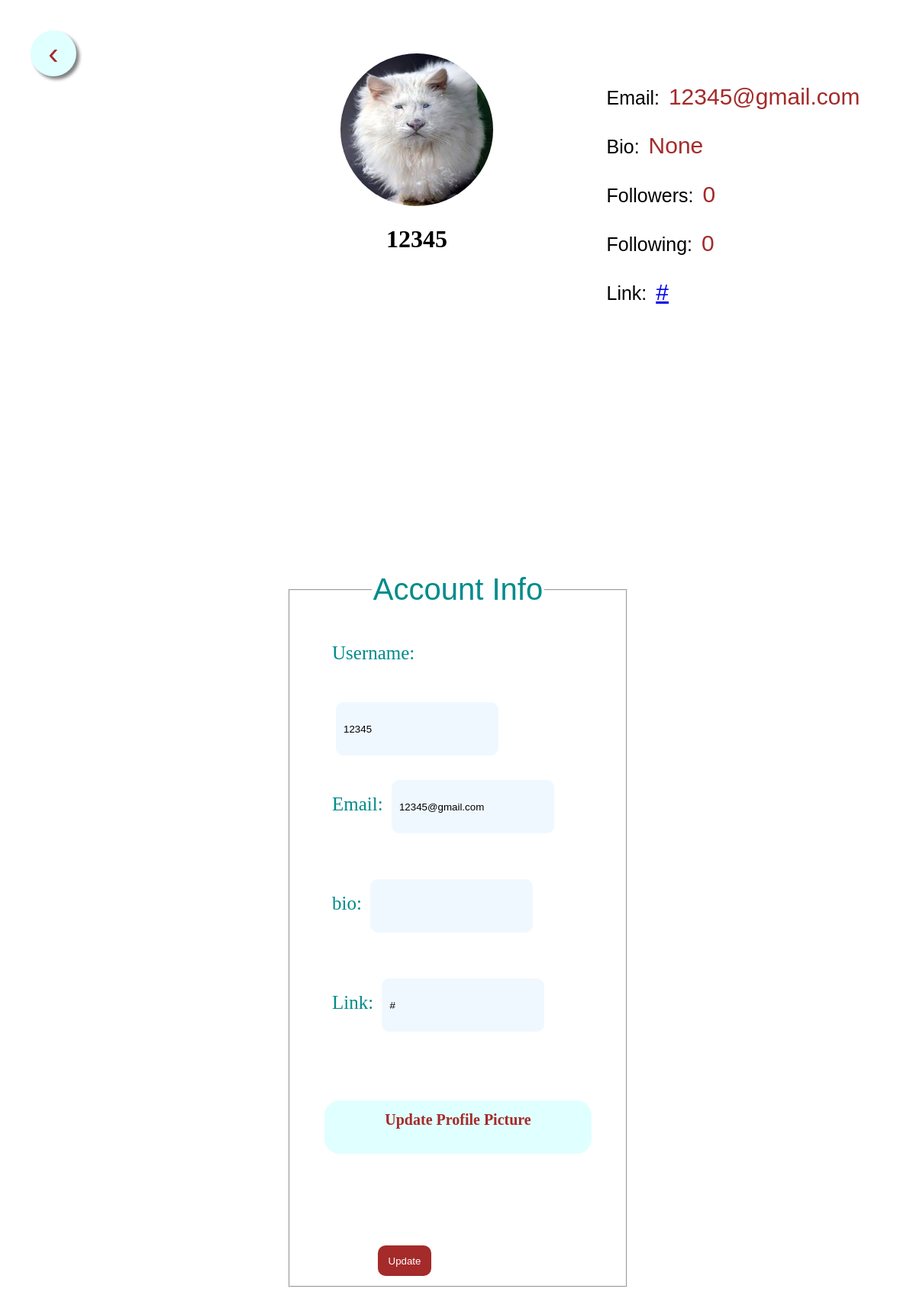
Page /account (signed in) on the committed database.
### Snap/models.py (models this page shows, shortened)
class User(db.Model,UserMixin):
    __tablename__= 'user'
    __searchable__= ['username']
    id = db.Column(db.Integer,primary_key=True)
    username = db.Column(db.String(20),unique=True, nullable=False)
    email = db.Column(db.String(120), unique=True, nullable=False)
    password = db.Column(db.String(40), nullable=False)
    image_file = db.Column(db.String(20),  nullable=False, default='default.jpg')
    image_url = db.Column(db.String(500))
    bio= db.Column(db.String(200))
    following_to = db.relationship('Following_to',backref='to_author', lazy='dynamic')
    following_by = db.relationship('Following_by',backref='by_author', lazy='dynamic')
    Link_facebook = db.Column(db.String(120),default='#')
    Link_twitter = db.Column(db.String(120),default='#')
    Link_other = db.Column(db.String(120),default='#')
    post = db.relationship('Post', backref='author', lazy=True)

### Snap/routes.py (the view)
@app.route("/account", methods=['GET','POST'])
@login_required
def account():
    form = UpdateAccountForm()
    if form.validate_on_submit():
        if form.picture.data:
            picture_file = save_picture_profile(form.picture.data)
            current_user.image_file = picture_file
        current_user.username = form.username.data
        current_user.email = form.email .data
        current_user.bio = form.bio .data
        current_user.Link_facebook = form.link.data
        db.session.commit()
        return redirect(url_for('account'))
    elif request.method == 'GET':
        form.username.data = current_user.username
        form.email.data = current_user.email
        form.bio .data= current_user.bio
        form.link.data=current_user.Link_facebook
    image_file = url_for('static', filename='profile_pics/' + current_user.image_file)
    return render_template("account.html", title="Account",form=form ,image_file = image_file)

### Snap/forms.py (shortened to what this page needs)
class UpdateAccountForm(FlaskForm):
    username = StringField('Username', validators=[
                           DataRequired(), Length(min=4, max=20)])
    email = StringField('Email', validators=[DataRequired(), Email()])
    picture = FileField('Update Profile Picture', validators=[
                        FileAllowed(['jpg', 'png', 'jpeg'])])
    submit = SubmitField('Update')
    bio = StringField('bio', validators=[
                        Length(min=0, max=200)])
    link = StringField('Link', validators=[
                    Length(min=0, max=200)])

### Snap/models.py (called while the page is built)
@login_manager.user_loader
def load_user(user_id):
    return User.query.get(int(user_id))

### Snap/templates/account.html (shortened to what this page needs)
<!DOCTYPE html>
<html lang="en">
<head>
    <link href="./../static/css/layout.css" rel="stylesheet">
</head>
<body>
    <a style="border:none" href="{{ url_for('home')}}"><button class="back-button" >&#8249;</button></a>
    <div class="profile-container">
        <div class="profile-details-block">
            <div class="profile-image-container">
                {% if current_user.image_url %}
                <img src="{{current_user.image_url}}">
                {% else %}
                <img src=" static/profile_pics/{{ current_user.image_file }} ">
                {% endif %}
                <h1>{{ current_user.username }}</h1>
            </div>
        </div>
        <div class="profile-content-block">
            <ul>
                <li>
                    <p>
                        <span>Email: </span>{{current_user.email}}
                    </p>
                </li>
                <li>
                    <p>
                        <span>Bio: </span>{{current_user.bio}}
                    </p>
                </li>
                <li>
                    <p>
                        <span>Followers: </span>{{current_user.following_by.count()}}
                    </p>
                </li>
                <li>
                    <p>
                        <span>Following: </span>{{current_user.following_to.count()}}
                    </p>
                </li>
                <li>
                    <p>
                        <span>Link: </span><a href="{{current_user.Link_facebook}}">{{current_user.Link_facebook}}</a>
                    </p>
                </li>
            </ul>
        </div>
    </div>
    <div class="space-block"></div>
    <div class="update-profile-block">
        <form method="POST" id="form" enctype="multipart/form-data">
            <fieldset>
                <legend>Account Info</legend>
                <div class="content-section">
                    <div class="update-form-group">
                        {{ form.username.label(class="update-form-label") }}:
                        {% if form.username.errors %}
                        {{ form.username(class="update-form-input")}}:
                        <div>
                            {% for error in form.username.errors %}
                            <span>{{ error }}</span>
                            {% endfor %}
                        </div>
                        {% else %}
                        {{ form.username(class="update-form-input")}}
                        {% endif %}
                    </div>
                    <div class="update-form-group">
                        {{ form.email.label(class="update-form-label") }}:
                        {% if form.email.errors %}
                        {{ form.email(class="update-form-input") }}
                        <div>
                            {% for error in form.email.errors %}
                            <span>{{ error }}</span>
                            {% endfor %}
                        </div>
                        {% else %}
                        {{ form.email(class="update-form-input") }}
                        {% endif %}
                    </div>
                    <div class="update-form-group">
                        {{ form.bio.label(class="update-form-label") }}:
                        {% if form.bio.errors %}
                        {{ form.bio(class="update-form-input") }}
                        <div>
                            {% for error in form.bio.errors %}
                            <span>{{ error }}</span>
                            {% endfor %}
                        </div>
                        {% else %}
                        {{ form.bio(class="update-form-input") }}
                        {% endif %}
                    </div>
                    <div class="update-form-group">
                        {{ form.link.label(class="update-form-label") }}:
                        {% if form.link.errors %}
                        {{ form.link(class="update-form-input") }}
                        <div>
                            {% for error in form.link.errors %}
                            <span>{{ error }}</span>
                            {% endfor %}
                        </div>
                        {% else %}
                        {{ form.link(class="update-form-input") }}
                        {% endif %}
                    </div>
                    <div class="update-form-group-picture">
                        {{ form.picture.label(class="update-form-picture") }}
                    </div>
                    <div class="update-form-group">
                        {{ form.submit(class = "form-submit-button") }}
                    </div>
                </div>
            </fieldset>
        </form>
    </div>
</body>
</html>

### Snap/static/css/layout.css (style rules this page uses)
body { background-color: white; text-align: center; margin: 20px 20px; padding: 20px 20px; }
.form-submit-button { background-color: brown; height: 40px; width: 70px; border: none; color: white; border-radius: 10px; padding: 5px 5px; margin: auto 60px; margin-top: 100px; margin-bottom: 80px; outline: none !important; transform: scale(1.0); transition-duration: 0.5s; }
.profile-container { display: block; width: 100%; margin: 10px 10px; padding: 10px 10px; background-color: white; }
.profile-details-block { display: block; max-width: 40%; margin: auto auto; padding: 10px 10px; border-radius: 20px; }
.profile-image-container { float: left; text-align: center; border-radius: 20px; width: 300px; height: 300px; }
.profile-image-container img { border-radius: 50%; width: 200px; height: 200px; margin: auto auto; }
.profile-content-block { display: inline-block; background-color: white; padding: 10ps 10px; }
.profile-content-block ul { list-style: none; margin: 5px 5px; text-align: left; }
.profile-content-block ul li { margin: 5px 5px; font-size: 30px; color: brown; font-family: 'Gill Sans', 'Gill Sans MT', Calibri, 'Trebuchet MS', sans-serif; }
.profile-content-block ul li p span { margin: 5px 5px; font-size: 25px; color: black; font-family: 'Gill Sans', 'Gill Sans MT', Calibri, 'Trebuchet MS', sans-serif; }
.space-block { width: 100%; height: 300px; background-color: white; }
.update-profile-block { display: block; width: 40%; margin: auto auto; }
.update-profile-block fieldset { font-size: 20px; color: darkcyan; }
.update-profile-block fieldset legend { font-size: 40px; color: darkcyan; font-family: 'Gill Sans', 'Gill Sans MT', Calibri, 'Trebuchet MS', sans-serif; }
.update-form-group { padding: 10px 10px; margin: 10px 10px; text-align: center; height: 100px; font-size: 25px; text-align: left; }
.content-section { margin: 10px 10px; padding: 10px 10px; }
.update-form-input { background-color: aliceblue; height: 60px; width: 60%; border: none; border-radius: 10px; padding: 5px 5px; padding-left: 10px; margin: 50px 5px; align-self: center; }
.update-form-group-picture { padding: 10px 10px; margin: 10px 10px; margin-top: 100px; text-align: center; height: 50px; font-size: 25px; background-color: lightcyan; border-radius: 20px; }
.update-form-picture { margin: 20px 20px; padding: 20px 20px; height: 100px; margin-top: 100px; text-align: center; color: brown; font-weight: bold; font-size: 20px; }
.back-button { float: left; height: 60px; width: 60px; background-color: lightcyan; text-align: center; border: none; color: brown; font-size: 40px; border-radius: 50%; box-shadow: 4px 4px 4px gray; }

### rows in the picture
User: image_file (placeholder picture), username "12345", email "12345@gmail.com", bio "None", Link_facebook "#"

### other values in the picture
{{ current_user.following_by.count() }} "0"
{{ current_user.following_to.count() }} "0"
